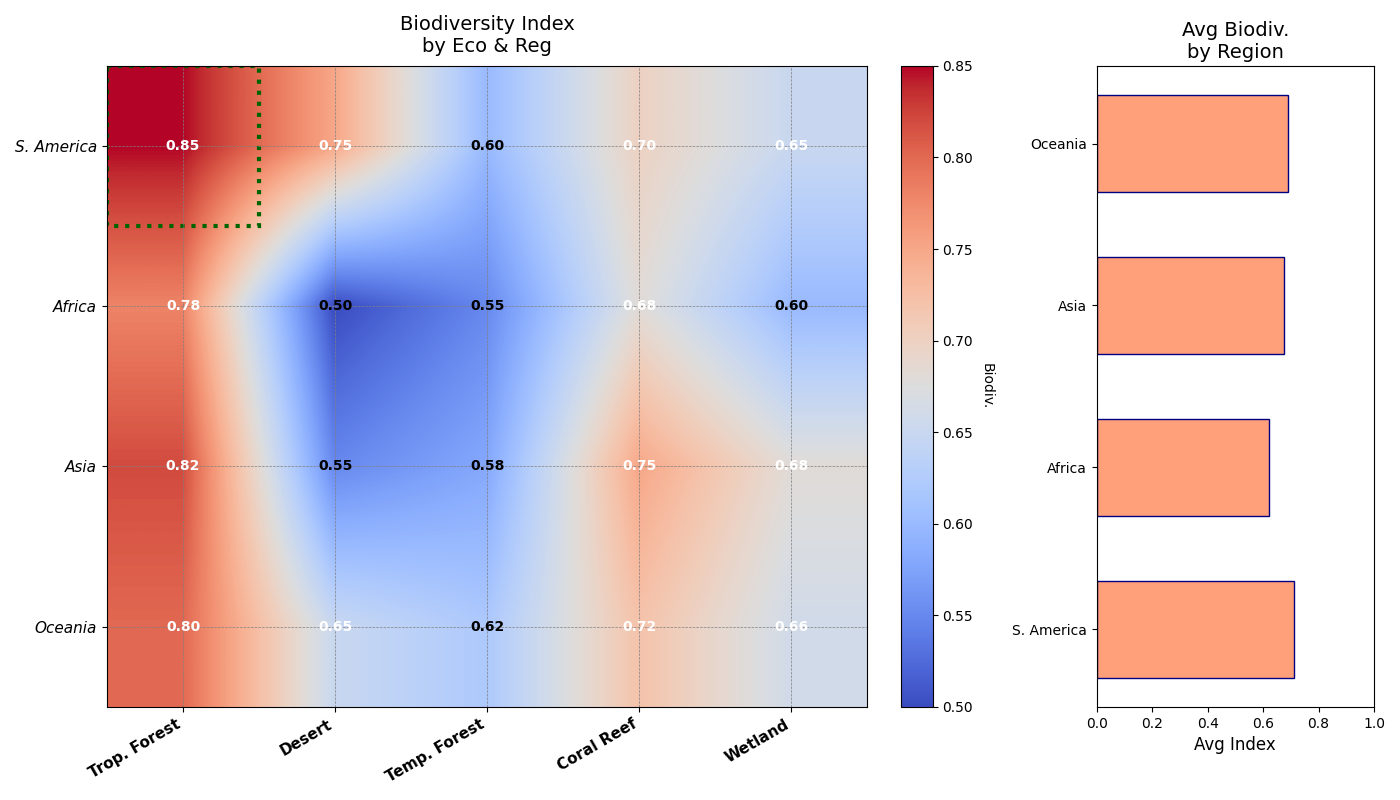

Here is the Python script that generated this plot:
import matplotlib.pyplot as plt
import numpy as np
import matplotlib.patches as mpatches

biodiversity_data = np.array([
    [0.85, 0.75, 0.60, 0.70, 0.65],
    [0.78, 0.50, 0.55, 0.68, 0.60],
    [0.82, 0.55, 0.58, 0.75, 0.68],
    [0.80, 0.65, 0.62, 0.72, 0.66]
])

ecosystems = ["Trop. Forest", "Desert", "Temp. Forest", "Coral Reef", "Wetland"]
regions = ["S. America", "Africa", "Asia", "Oceania"]

region_avg = biodiversity_data.mean(axis=1)

fig, (ax1, ax2) = plt.subplots(1, 2, figsize=(14, 8), gridspec_kw={'width_ratios': [3, 1]})

# Heatmap
cax = ax1.imshow(biodiversity_data, cmap='coolwarm', aspect='auto', interpolation='bilinear')
cbar = fig.colorbar(cax, ax=ax1, fraction=0.046, pad=0.04)
cbar.set_label('Biodiv.', rotation=270, labelpad=15)

ax1.set_xticks(np.arange(len(ecosystems)))
ax1.set_yticks(np.arange(len(regions)))
ax1.set_xticklabels(ecosystems, rotation=30, ha="right", fontsize=11, fontweight='bold')
ax1.set_yticklabels(regions, fontsize=11, fontstyle='italic')
ax1.set_title('Biodiversity Index\nby Eco & Reg', pad=10, fontsize=14)

# Annotate cells
for i in range(len(regions)):
    for j in range(len(ecosystems)):
        value = biodiversity_data[i, j]
        color = 'black' if value < 0.65 else 'white'
        ax1.text(j, i, f'{value:.2f}', ha='center', va='center', color=color, fontweight='bold')

ax2.barh(regions, region_avg, color='lightsalmon', edgecolor='navy', height=0.6)
ax2.set_xlim(0, 1)
ax2.set_xlabel('Avg Index', fontsize=12)
ax2.set_title('Avg Biodiv.\nby Region', fontsize=14)

highlight_index = np.argmax(biodiversity_data)
highlight_x, highlight_y = np.unravel_index(highlight_index, biodiversity_data.shape)
highlight_patch = mpatches.Rectangle((highlight_y - 0.5, highlight_x - 0.5), 1, 1, fill=False, edgecolor='darkgreen', linewidth=3, linestyle=':')
ax1.add_patch(highlight_patch)

ax1.grid(visible=True, color='gray', linestyle='--', linewidth=0.5)

plt.tight_layout()

plt.show()
